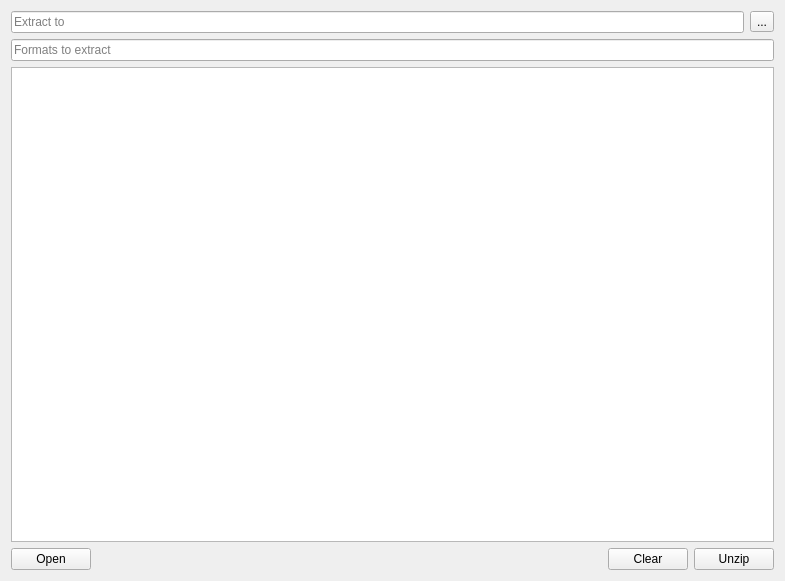
<?xml version="1.0" encoding="UTF-8"?>
<ui version="4.0">
 <class>Form</class>
 <widget class="QWidget" name="Form">
  <property name="geometry">
   <rect>
    <x>0</x>
    <y>0</y>
    <width>785</width>
    <height>581</height>
   </rect>
  </property>
  <property name="windowTitle">
   <string>Form</string>
  </property>
  <layout class="QVBoxLayout" name="verticalLayout_2">
   <item>
    <layout class="QVBoxLayout" name="verticalLayout">
     <item>
      <layout class="QHBoxLayout" name="tp_layout">
       <item>
        <widget class="QLineEdit" name="tp_edit">
         <property name="placeholderText">
          <string>Extract to</string>
         </property>
        </widget>
       </item>
       <item>
        <widget class="QToolButton" name="tp_button">
         <property name="text">
          <string>...</string>
         </property>
        </widget>
       </item>
      </layout>
     </item>
     <item>
      <widget class="QLineEdit" name="format_edit">
       <property name="placeholderText">
        <string>Formats to extract</string>
       </property>
      </widget>
     </item>
    </layout>
   </item>
   <item>
    <layout class="QHBoxLayout" name="view_layout">
     <item>
      <widget class="QTreeView" name="tv">
       <property name="dragEnabled">
        <bool>true</bool>
       </property>
       <property name="dragDropMode">
        <enum>QAbstractItemView::DragDrop</enum>
       </property>
       <property name="animated">
        <bool>true</bool>
       </property>
      </widget>
     </item>
    </layout>
   </item>
   <item>
    <layout class="QHBoxLayout" name="button_layout">
     <item>
      <widget class="QPushButton" name="od_button">
       <property name="text">
        <string>Open</string>
       </property>
      </widget>
     </item>
     <item>
      <spacer name="horizontalSpacer">
       <property name="orientation">
        <enum>Qt::Horizontal</enum>
       </property>
       <property name="sizeHint" stdset="0">
        <size>
         <width>40</width>
         <height>20</height>
        </size>
       </property>
      </spacer>
     </item>
     <item>
      <widget class="QPushButton" name="clear_button">
       <property name="text">
        <string>Clear</string>
       </property>
      </widget>
     </item>
     <item>
      <widget class="QPushButton" name="unzip_button">
       <property name="text">
        <string>Unzip</string>
       </property>
      </widget>
     </item>
    </layout>
   </item>
  </layout>
 </widget>
 <resources/>
 <connections/>
</ui>
